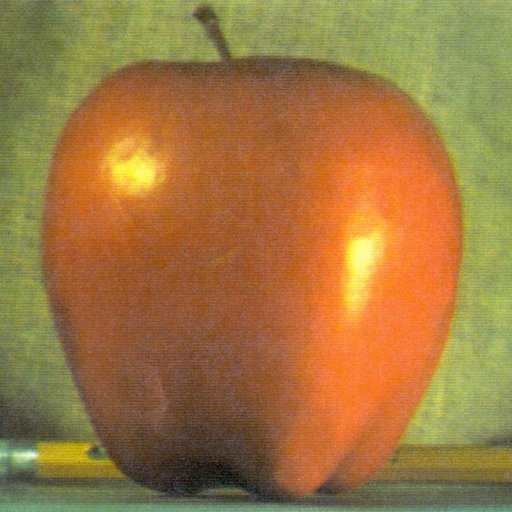
#> input picture Image_processing/major/apple.jpg, 512 x 512 px, found by its file name
$ python img_pro3.py
#> lines starting #> are read from the running program, lines starting #| are printed output that depends on the picture
import cv2

img= cv2.imread("D:/Image_processing/Image_processing/major/apple.jpg")
#> img is the input picture: shape (512, 512, 3); mean B, G, R 64.8, 119.7, 159.1

b,g,r = cv2.split(img)
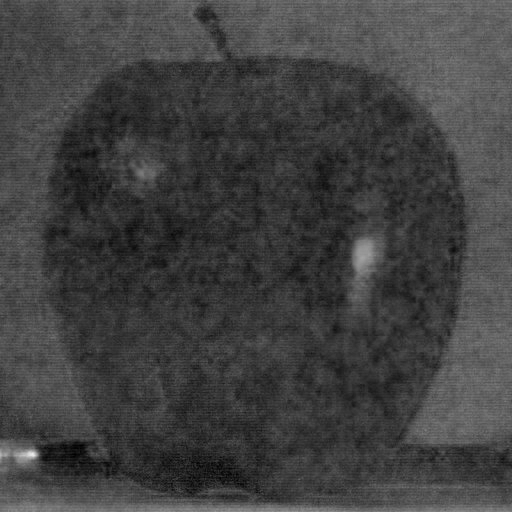
#> b: shape (512, 512); min 0, max 236, mean 64.8
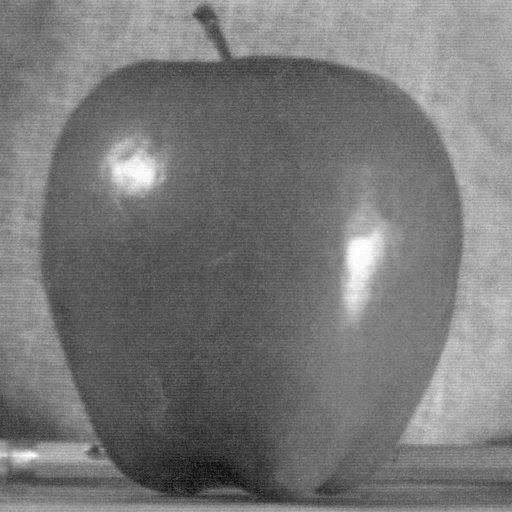
#> g: shape (512, 512); min 7, max 255, mean 119.7
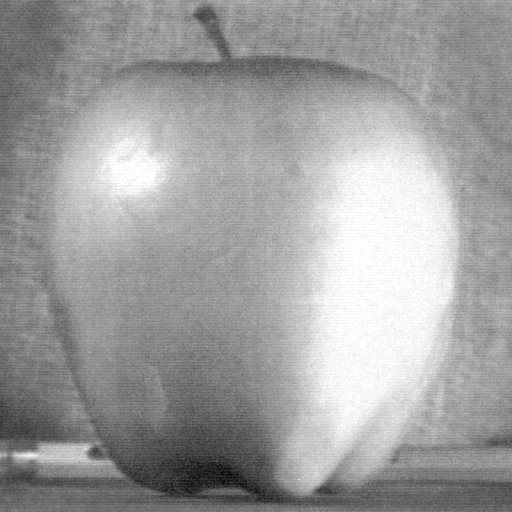
#> r: shape (512, 512); min 8, max 255, mean 159.1
img = cv2.merge((b,g,r))

cv2.imshow('image', img)
cv2.waitKey()
cv2.destroyAllWindows()
